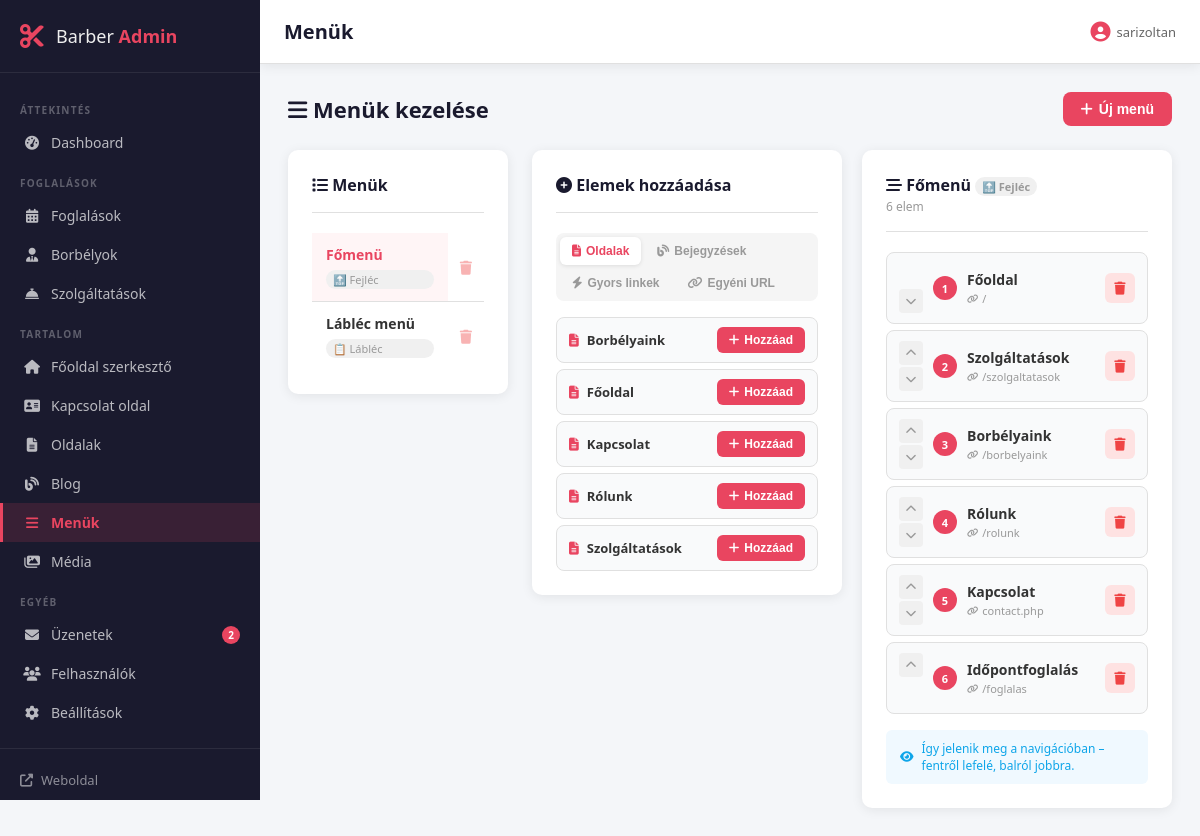
The page /admin/menus.php (signed in) on the database its author committed.
### tables this page shows
CREATE TABLE `menus` (
  `id` int(11) NOT NULL,
  `name` varchar(100) NOT NULL,
  `location` varchar(50) DEFAULT NULL
);

CREATE TABLE `pages` (
  `id` int(11) NOT NULL,
  `title` varchar(255) NOT NULL,
  `slug` varchar(255) NOT NULL,
  `content` longtext DEFAULT NULL,
  `meta_title` varchar(255) DEFAULT NULL,
  `meta_description` text DEFAULT NULL,
  `schema_type` varchar(50) DEFAULT 'WebPage',
  `status` enum('published','draft') DEFAULT 'draft',
  `sort_order` int(11) DEFAULT 0,
  `created_at` timestamp NOT NULL DEFAULT current_timestamp(),
  `updated_at` timestamp NOT NULL DEFAULT current_timestamp() ON UPDATE current_timestamp()
);

CREATE TABLE `menu_items` (
  `id` int(11) NOT NULL,
  `menu_id` int(11) NOT NULL,
  `parent_id` int(11) DEFAULT 0,
  `label` varchar(100) NOT NULL,
  `url` varchar(255) DEFAULT NULL,
  `page_id` int(11) DEFAULT NULL,
  `sort_order` int(11) DEFAULT 0,
  `target` varchar(20) DEFAULT '_self'
);

### includes/functions.php (called while the page is built, shortened)
<?php
function csrf_token(): string {
    return $_SESSION['csrf_token'];
}
function e(?string $str): string {
    return htmlspecialchars((string)($str ?? ''), ENT_QUOTES, 'UTF-8');
}

### admin/menus.php (the view, shortened to what this page needs)
<?php
require_once '../includes/db.php';
require_once '../includes/functions.php';
$menus = $pdo->query("SELECT * FROM menus ORDER BY id ASC")->fetchAll();
$active_menu_id = (int)($_GET['menu'] ?? 0);
if (!$active_menu_id && $menus) $active_menu_id = $menus[0]['id'];
$menu_items = [];
if ($active_menu_id) {
    $stmt = $pdo->prepare("SELECT * FROM menu_items WHERE menu_id=? ORDER BY sort_order ASC");
    $stmt->execute([$active_menu_id]);
    $menu_items = $stmt->fetchAll();
}
$all_pages = $pdo->query("SELECT id, title, slug FROM pages WHERE status='published' ORDER BY title ASC")->fetchAll();
$active_menu = null;
foreach ($menus as $m) {
    if ($m['id'] == $active_menu_id) { $active_menu = $m; break; }
}
require_once 'partials/header.php';
?>
<div class="page-header">
    <h2><i class="fas fa-bars"></i> Menük kezelése</h2>
    <button class="btn btn-primary" data-modal-open="createMenuModal">
        <i class="fas fa-plus"></i> Új menü
    </button>
</div>
<div class="menus-layout">
    <div class="menus-sidebar-panel">
        <div class="card">
            <div class="card-header"><h3><i class="fas fa-list"></i> Menük</h3></div>
            <?php if ($menus): ?>
            <ul class="menu-list">
                <?php foreach ($menus as $m): ?>
                <li class="<?= $m['id'] == $active_menu_id ? 'active' : '' ?>">
                    <a href="menus.php?menu=<?= $m['id'] ?>">
                        <strong><?= e($m['name']) ?></strong>
                        <?php if ($m['location']): ?>
                        <span class="menu-location-badge">
                            <?= $m['location'] === 'header' ? '🔝 Fejléc' : '📋 Lábléc' ?>
                        </span>
                        <?php endif; ?>
                    </a>
                    <a href="menus.php?delete_menu=<?= $m['id'] ?>&csrf_token=<?= csrf_token() ?>"
                       class="menu-delete-btn"
                       data-confirm="Biztosan törlöd ezt a menüt az összes elemével?">
                        <i class="fas fa-trash"></i>
                    </a>
                </li>
                <?php endforeach; ?>
            </ul>
            <?php else: ?>
            <div class="empty-state"><i class="fas fa-bars"></i><p>Még nincs menü.</p></div>
            <?php endif; ?>
        </div>
    </div>
    <?php if ($active_menu_id && $active_menu): ?>
    <div class="menus-main-panel">
        <div class="menu-editor-grid">
            <div>
                <div class="card">
                    <div class="card-header">
                        <h3><i class="fas fa-plus-circle"></i> Elemek hozzáadása</h3>
                    </div>
                    <div class="add-item-tabs">
                        <button class="add-tab active" onclick="switchTab('pages', this)">
                            <i class="fas fa-file-alt"></i> Oldalak
                        </button>
                        <button class="add-tab" onclick="switchTab('posts', this)">
                            <i class="fas fa-blog"></i> Bejegyzések
                        </button>
                        <button class="add-tab" onclick="switchTab('quick', this)">
                            <i class="fas fa-bolt"></i> Gyors linkek
                        </button>
                        <button class="add-tab" onclick="switchTab('custom', this)">
                            <i class="fas fa-link"></i> Egyéni URL
                        </button>
                    </div>
                    <div class="add-tab-content active" id="tab-pages">
                        <?php if ($all_pages): ?>
                        <div class="item-picker-list">
                            <?php foreach ($all_pages as $pg): ?>
                            <div class="item-picker-row">
                                <div class="item-picker-info">
                                    <i class="fas fa-file-alt"></i>
                                    <span><?= e($pg['title']) ?></span>
                                </div>
                                <form method="POST" action="menus.php?menu=<?= $active_menu_id ?>">
                                    <button type="submit" class="btn-add-item">
                                        <i class="fas fa-plus"></i> Hozzáad
                                    </button>
                                </form>
                            </div>
                            <?php endforeach; ?>
                        </div>
                        <?php endif; ?>
                    </div>
                </div>
            </div>
            <div>
                <div class="card">
                    <div class="card-header">
                        <h3>
                            <i class="fas fa-stream"></i>
                            <?= e($active_menu['name']) ?>
                            <?php if ($active_menu['location']): ?>
                            <span class="menu-location-badge">
                                <?= $active_menu['location'] === 'header' ? '🔝 Fejléc' : '📋 Lábléc' ?>
                            </span>
                            <?php endif; ?>
                        </h3>
                        <span style="font-size:12px;color:var(--text-muted);"><?= count($menu_items) ?> elem</span>
                    </div>
                    <?php if ($menu_items): ?>
                    <ul class="menu-items-list">
                        <?php foreach ($menu_items as $i => $item): ?>
                        <li class="menu-item-row">
                            <div class="order-btns">
                                <?php if ($i > 0): ?>
                                <a href="menus.php?menu=<?= $active_menu_id ?>&move=up&id=<?= $item['id'] ?>&csrf_token=<?= csrf_token() ?>"
                                   class="order-btn" title="Fel">
                                    <i class="fas fa-chevron-up"></i>
                                </a>
                                <?php else: ?>
                                <span class="order-btn disabled"></span>
                                <?php endif; ?>
                                <?php if ($i < count($menu_items) - 1): ?>
                                <a href="menus.php?menu=<?= $active_menu_id ?>&move=down&id=<?= $item['id'] ?>&csrf_token=<?= csrf_token() ?>"
                                   class="order-btn" title="Le">
                                    <i class="fas fa-chevron-down"></i>
                                </a>
                                <?php else: ?>
                                <span class="order-btn disabled"></span>
                                <?php endif; ?>
                            </div>
                            <div class="menu-item-content">
                                <div class="menu-item-num"><?= $i + 1 ?></div>
                                <div>
                                    <strong><?= e($item['label']) ?></strong>
                                    <div class="menu-item-url">
                                        <i class="fas fa-link"></i>
                                        <?= e($item['url']) ?>
                                    </div>
                                </div>
                            </div>
                            <a href="menus.php?delete_item=<?= $item['id'] ?>&csrf_token=<?= csrf_token() ?>&menu=<?= $active_menu_id ?>"
                               class="action-btn delete"
                               data-confirm="Biztosan törlöd ezt a menüpontot?">
                                <i class="fas fa-trash"></i>
                            </a>
                        </li>
                        <?php endforeach; ?>
                    </ul>
                    <div class="menu-preview-note">
                        <i class="fas fa-eye"></i>
                        Így jelenik meg a navigációban – fentről lefelé, balról jobbra.
                    </div>
                    <?php endif; ?>
                </div>
            </div>
        </div>
    </div>
    <?php endif; ?>
</div>
<?php require_once 'partials/footer.php'; ?>

### admin/assets/css/admin.css (style rules this page uses)
*, *::before, *::after { box-sizing: border-box; margin: 0; padding: 0; }
:root { --sidebar-w: 260px; --topbar-h: 64px; --primary: #1a1a2e; --primary-light: #16213e; --accent: #e94560; --accent-hover: #c73652; --text: #333; --text-light: #666; --text-muted: #999; --bg: #f4f6f9; --white: #fff; --border: #e0e0e0; --radius: 10px; --shadow: 0 2px 12px rgba(0,0,0,.08); --shadow-lg: 0 8px 32px rgba(0,0,0,.12); --blue: #3b82f6; --green: #10b981; --orange: #f59e0b; --red: #ef4444; --purple: #8b5cf6; --teal: #14b8a6; --transition: .2s ease; }
body { font-family: 'Segoe UI', system-ui, sans-serif; font-size: 14px; color: var(--text); background: var(--bg); }
.btn, .btn-primary { display: inline-flex; align-items: center; gap: 6px; padding: 9px 18px; border-radius: 8px; border: none; font-size: 14px; font-weight: 600; cursor: pointer; transition: all var(--transition); text-decoration: none; }
.btn-primary { background: var(--accent); color: var(--white); }
.admin-body { display: flex; min-height: 100vh; }
.page-header { display: flex; align-items: center; justify-content: space-between; margin-bottom: 24px; }
.page-header h2 { font-size: 22px; font-weight: 700; color: var(--primary); }
.card { background: var(--white); border-radius: var(--radius); box-shadow: var(--shadow); padding: 24px; margin-bottom: 24px; }
.card-header { border-bottom: 1px solid var(--border); padding-bottom: 16px; margin-bottom: 20px; }
.card-header h3 { font-size: 16px; font-weight: 700; color: var(--primary); }
.action-btn { width: 30px; height: 30px; border-radius: 6px; border: none; cursor: pointer; display: inline-flex; align-items: center; justify-content: center; font-size: 13px; transition: all var(--transition); text-decoration: none; }
.action-btn.delete { background: #fee2e2; color: var(--red); }

### rows shown on the page
menus: name "Főmenü", location "🔝 Fejléc"
menus: name "Lábléc menü", location "📋 Lábléc"
pages: title "Borbélyaink"
pages: title "Főoldal"
pages: title "Kapcsolat"
pages: title "Rólunk"
pages: title "Szolgáltatások"
menu_items: label "Főoldal", url "/"
menu_items: label "Szolgáltatások", url "/szolgaltatasok"
menu_items: label "Borbélyaink", url "/borbelyaink"
menu_items: label "Rólunk", url "/rolunk"
menu_items: label "Kapcsolat", url "contact.php"
menu_items: label "Időpontfoglalás", url "/foglalas"

### other values the page prints
$new_msg "2"
$page_title "Menük"
current_admin()['name'] "sarizoltan"
count($menu_items) "6"
